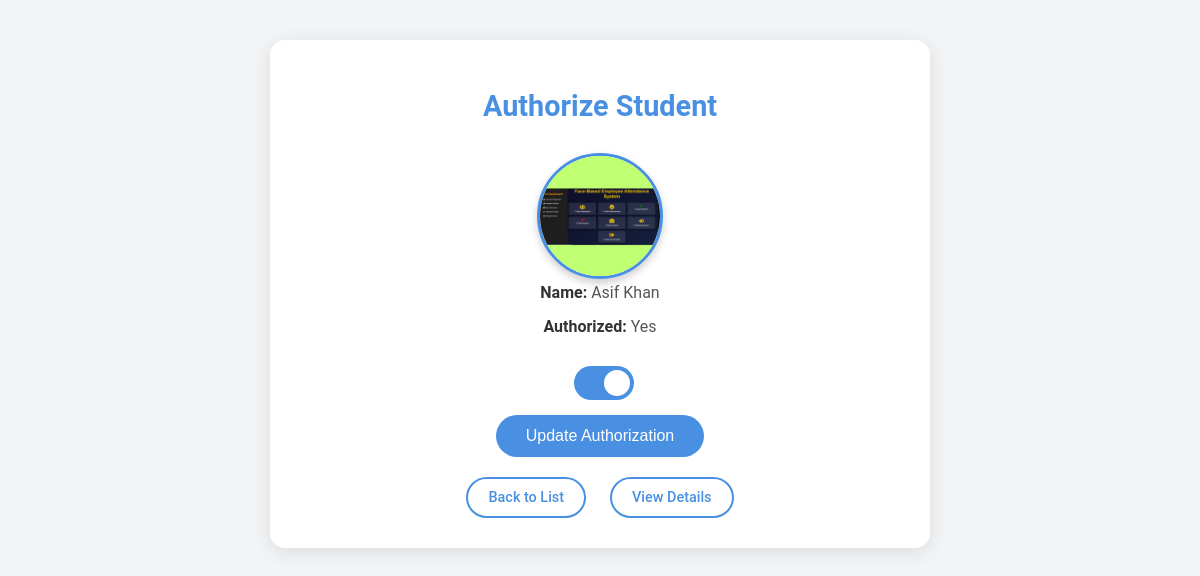
The app's page /students/3/authorize/ (signed in) with its own data.
### app1/models.py (models this page shows, shortened)
class Student(models.Model):
    user = models.OneToOneField(User, on_delete=models.CASCADE, related_name="student_profile")
    name = models.CharField(max_length=255)
    email = models.EmailField(max_length=255)
    phone_number = models.CharField(max_length=15)
    student_class = models.CharField(max_length=100)
    image = models.ImageField(upload_to='students/')
    authorized = models.BooleanField(default=False)
    roll_no = models.CharField(max_length=20)
    address = models.TextField()
    date_of_birth = models.DateField()
    joining_date = models.DateField()
    mother_name = models.CharField(max_length=255)
    father_name = models.CharField(max_length=255)

### app1/views.py (the view)
# urls.py: path('students/<int:pk>/authorize/', views.student_authorize, name='student-authorize'),
@staff_member_required
def student_authorize(request, pk):
    student = get_object_or_404(Student, pk=pk)
    if request.method == 'POST':
        authorized = request.POST.get('authorized', False)
        student.authorized = bool(authorized)
        student.save()
        return redirect('student-detail', pk=pk)
    return render(request, 'student_authorize.html', {'student': student})

### templates/student_authorize.html (shortened to what this page needs)
<!DOCTYPE html>
<html lang="en">
<head>
</head>
<body>
    <div class="container">
        <h1>Authorize Student</h1>
        <div class="student-details">
            <div class="student-image">
                <img src="{{ student.image.url }}" alt="{{ student.name }}">
            </div>
            <div class="detail"><strong>Name:</strong> {{ student.name }}</div>
            <div class="detail"><strong>Authorized:</strong> {% if student.authorized %} Yes {% else %} No {% endif %}</div>
        </div>
        <form method="post">
            <div class="form-group">
                <div class="toggle-container">
                    <label for="authorized"></label>
                </div>
            </div>
            <button type="submit">Update Authorization</button>
        </form>
        <div class="actions">
            <a href="{% url 'student-list' %}">Back to List</a>
            <a href="{% url 'student-detail' pk=student.pk %}">View Details</a>
        </div>
    </div>
</body>
</html>

### templates/student_authorize.html (style rules this page uses)
body { font-family: 'Roboto', Arial, sans-serif; background-color: #f3f4f6; margin: 0; padding: 0; }
.container { max-width: 600px; margin: 40px auto; background-color: #fff; padding: 30px; border-radius: 15px; box-shadow: 0 4px 20px rgba(0, 0, 0, 0.1); transition: box-shadow 0.3s ease-in-out; }
h1 { text-align: center; color: #4a90e2; font-size: 1.8rem; margin-bottom: 20px; }
.student-details { text-align: center; margin-bottom: 30px; }
.student-image img { width: 120px; height: 120px; border-radius: 50%; border: 3px solid #4a90e2; margin-top: 10px; box-shadow: 0 4px 8px rgba(0, 0, 0, 0.2); }
.detail { margin-bottom: 15px; font-size: 1rem; color: #555; }
.detail strong { color: #333; }
form { display: flex; flex-direction: column; align-items: center; gap: 15px; }
.form-group { display: flex; align-items: center; gap: 10px; }
.toggle-container { display: flex; align-items: center; }
label { cursor: pointer; position: relative; display: inline-block; width: 60px; height: 34px; }
label::before { content: ""; position: absolute; left: 0; top: 0; width: 60px; height: 34px; background-color: #ccc; border-radius: 34px; transition: background-color 0.3s; }
label::after { content: ""; position: absolute; left: 4px; top: 4px; width: 26px; height: 26px; background-color: white; border-radius: 50%; transition: transform 0.3s; }
input[type="checkbox"]:checked + label::before { background-color: #4a90e2; }
input[type="checkbox"]:checked + label::after { transform: translateX(26px); }
button[type="submit"] { background-color: #4a90e2; color: #fff; border: none; padding: 12px 30px; font-size: 16px; cursor: pointer; border-radius: 25px; transition: background-color 0.3s ease, box-shadow 0.3s ease; }
.actions { margin-top: 20px; text-align: center; }
.actions a { display: inline-block; margin: 0 10px; padding: 10px 20px; font-size: 0.9rem; font-weight: 500; color: #4a90e2; text-decoration: none; border: 2px solid #4a90e2; border-radius: 25px; transition: background-color 0.3s ease, color 0.3s ease, box-shadow 0.3s ease; }

### records on screen
Student: image (picture), name "Asif Khan"
